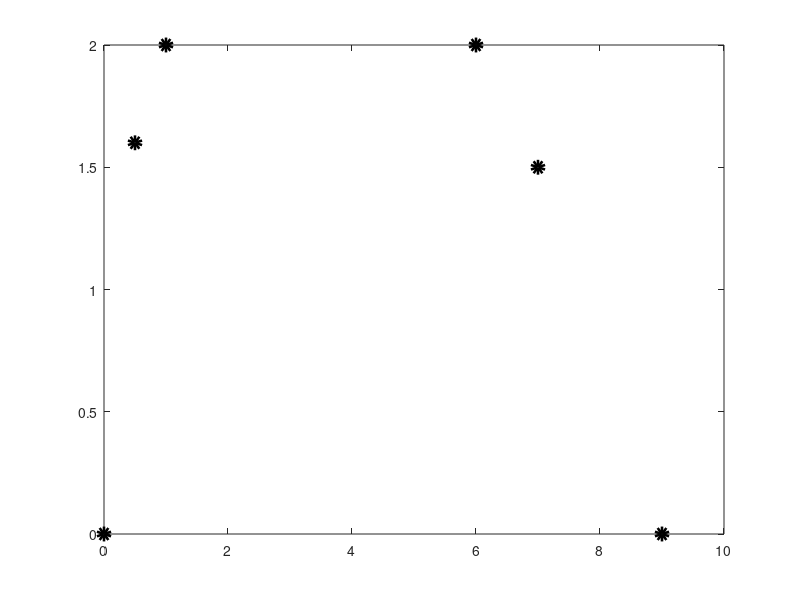

MATLAB code to generate this figure: (Note: this script raises an error after producing the figure.)
clear all;

x= [0.0 0.5 1.0 6.0 7.0 9.0]';
u0=[0.0 1.6 2.0 2.0 1.5 0.0]';
hold off;
plot(x,u0,'ko','LineWidth',5); % plot the data points
hold on;

% next block: Lagrange interpolation with single polynomial
dp(:,1)=x;
dp(:,2)=u0;
x_vector=[0:0.05:9]';
u=CompLagIntp1D(dp, x_vector);   % single polynomial
plot(x_vector,u,'b-','LineWidth',2); % plot polynomial

% next line: piecewise linear interpolation: connecting 
% the data points
plot(x,u0,'k--','LineWidth',2);

% next block: piecewise quadratic interpolation
i=1;
dp=zeros(3,2);
while i+2<=size(x,1)
  dp(:,1)=x(i:i+2);
  dp(:,2)=u0(i:i+2);
  x_vector=[x(i):0.05:x(i+2)]';
  u=CompLagIntp1D(dp, x_vector);   % quadratic polynomial
  plot(x_vector,u,'r-.','LineWidth',2); % plot polynomial
  i=i+2;
end

% next block: figure labels and legend
set(gca,'fontsize',16);
xlabel('x','fontsize',18);
ylabel('u','fontsize',18);
legend('Data points','Single polynomial of degree 5',...
       'piecewise linear polynomials', ...
       'piecewise quadratic polynomials');
